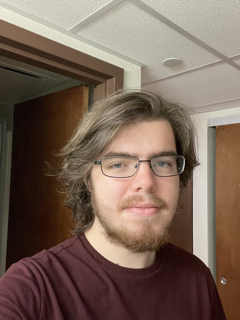
#> input picture 18Sep22/image2.png, 240 x 320 px
$ python main.py
#> lines starting #> are read from the running program, lines starting #| are printed output that depends on the picture
from PIL import Image

answers = "1) My full name is William David Echols but I go by Will Echols. 2) Currently, I’m a freshman general engineering student, but I hope to ETAM into Computer Science. 9) Spending time with friends and family, working on a personal project (especially with programming), trying new things, learning different perspectives 16) Learning about real world problems, aspirations for a better future, seeing other people succeed 17) My passion is to develop myself and the people around me into the best versions of ourselves in order to make a difference 24) I used enterprise server computers to compute the most accurate calculation of the natural log of 2 to date"

def chars_in_a_row(char, string):
    in_a_row = []
    current = 0
    for i in range(len(string)):
        if string[i] == char:
            current += 1
        else:
            if current != 0:
                in_a_row.append(current)
            current = 0
    return in_a_row

def main():
    current_char = 0

    image = Image.open("image2.png")
#> image is the input picture: PIL image 240x320 RGBA; mean R, G, B, A 120.8, 101, 88, 255
    image = image.resize((100, 100))
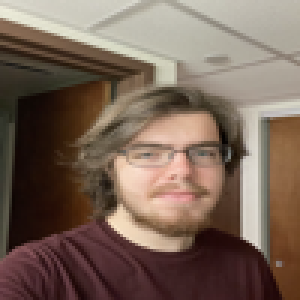
#> image: PIL image 100x100 RGBA (shown 3 times larger); mean R, G, B, A 120.8, 101, 88, 255

    scale = ".,-^'|!*%&#"

    chars = []
    (width, height) = image.size
#> width = 100; height = 100
    for y in range(0, height - 1):
        line = ""
        for x in range(0, width - 1):

            (r, g, b, a) = image.getpixel((x, y))
            pixel_brightness = r + g + b
            selector = int((pixel_brightness / 255 / 3) * (len(scale) - 1))

            if 6 <= selector <= 9 and y >= 30 and 20 <= x <= 60 and current_char < len(answers):
                line += answers[current_char]
                current_char += 1
            else:
                line += scale[selector]

        chars.append(line)
#> after the loop, chars = 99 items; current_char = 658

    with open("image.txt", "w") as file:
        for line in chars:
            file.write(line)
            file.write("\n")
#> this loop made 99 passes
        file.close()


main()
